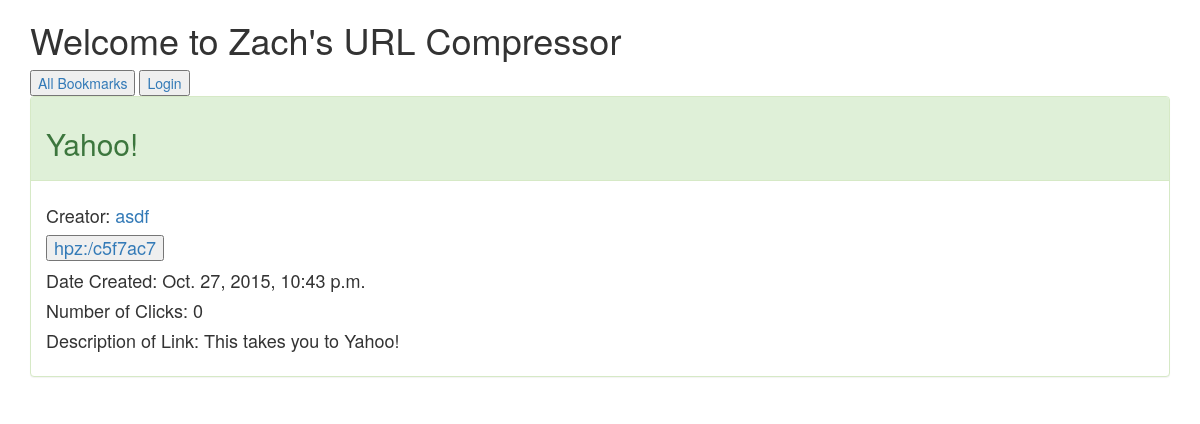
/bookmark/3, run on the app's committed database.
### compressor/models.py (models this page shows)
class Bookmark(models.Model):
    author = models.ForeignKey(User)
    long_url = models.URLField()
    short_url = models.CharField(max_length=50 )
    created = models.DateTimeField(auto_now_add=True)
    description = models.TextField(null=True)
    title = models.CharField(max_length=25)
    objects = BookmarkManager()
    @property
    def click_count(self):
        return self.click_set.all().count()
    class Meta:
        ordering = ["-created"]

### compressor/views.py (the view)
# urls.py: url(r'^bookmark/(?P<pk>\d+)$', BookmarkDetailView.as_view(), name="bookmark_detail"),
class BookmarkDetailView(DetailView):
    model = Bookmark

### compressor/templates/compressor/bookmark_detail.html (shortened to what this page needs)
{% extends 'base.html' %}
{% block content %}
    <div class="panel panel-success">
        <div class="panel-heading">
            <h2>{{ object.title }}</h2>
        </div>
        <div class="panel-body">
            <h4>Creator:
                <a href="{% url 'user_bookmark_list' bookmark.author_id %}">
                    {{ object.author }}
                </a>
            </h4>
            <h4>
                <form action="{% url 'click' bookmark.id %}" method="post">
                    <a href="{{ bookmark.long_url }}">
                        <input type="submit" value="{{ object.short_url }}">
                    </a>
                </form>
            </h4>
            <h4>Date Created: {{ object.created }}</h4>
            <h4>Number of Clicks: {{ object.click_count }}</h4>
            <h4>Description of Link: {{ object.description }}</h4>
        </div>
    </div>
{% endblock %}

### data on the page
Bookmark: title "Yahoo!", author "asdf", short_url "hpz:/c5f7ac7", created "Oct. 27, 2015, 10:43 p.m.", click_count "0", description "This takes you to Yahoo!"
